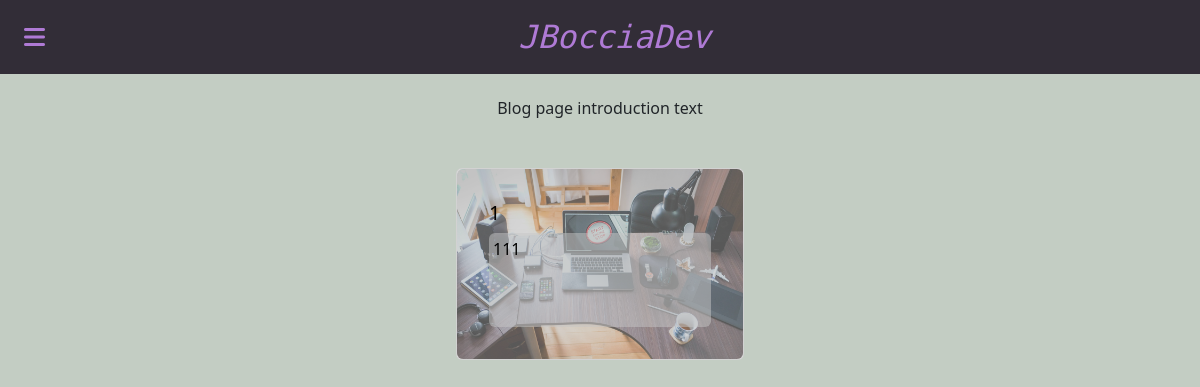
The page /blog/ on the database as committed earlier.
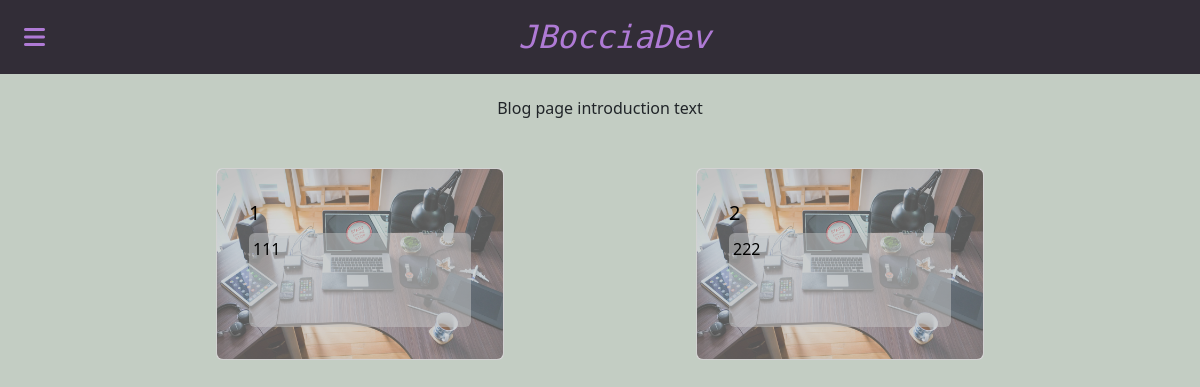
The same page on the database as committed later.
### blog/models.py (models this page shows)
class Article(models.Model):
    title = models.CharField(max_length=100)
    excerpt = models.CharField(max_length=300)
    content = CKEditor5Field('Content', config_name='extends')

### blog/views.py (the view)
# urls.py: path('', views.blog, name="blog"),
def blog(request):
    articles = Article.objects.all()
    context = {
        "articles": articles
    }
    return render(request, 'blog/index.html', context)

### blog/templates/blog/index.html (shortened to what this page needs)
{% extends 'base.html' %}
{% load static %}
{% block content %}
  <div class="container-fluid mt-5 ">
    <div class="row">
      <div class="col-8 offset-2 text-center">Blog page introduction text</div>
    </div>
    <div
      class="col-10 offset-1 mt-5 d-flex flex-wrap justify-content-around space-around"
    >
      {% for article in articles %}
        <div class="card rounded" style="width: 18rem;">
          <a href="{% url 'blog' %}{{ article.id }}">
            <img
              src="{% static 'images/pexels-pixabay-356056.jpg' %}"
              class="card-img-top rounded"
              alt="..."
            />
            <div class="card-img-overlay">
              <div class="card-body h-100">
                <h5 class="card-title">{{ article.title }}</h5>
                <p class="card-text rounded p-1 h-75">{{ article.excerpt }}</p>
              </div>
            </div>
          </a>
        </div>
        {% empty %} No articles found
      {% endfor %}
    </div>
  </div>
{% endblock %}

Rows that differ between the two databases and show on the page:
added Article: title "2", excerpt "222"
